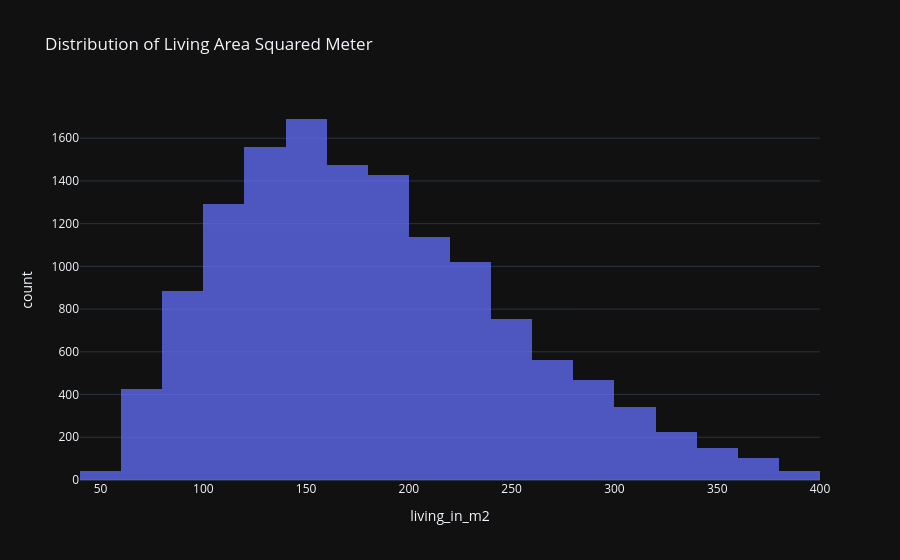

Here is the notebook cell this chart was saved with:
### Code cell
# Create a histogram to visualize the distribution
fig = px.histogram(df, x='living_in_m2', nbins=30, title='Distribution of Living Area Squared Meter',
                   labels={'House Price': 'Price ($)'}, opacity=0.75)

fig.show()

### Figure 1 — Plotly figure (JSON) as saved in the notebook; plotly's stock layout.template omitted (floating-point values rounded to 4 significant figures; data arrays with more than 128 entries replaced by an {"elided": "..."} marker saying what was removed)
{"data": [{"alignmentgroup": "True", "bingroup": "x", "hovertemplate": "living_in_m2=%{x}<br>count=%{y}<extra></extra>", "legendgroup": "", "marker": {"color": "#636efa", "opacity": 0.75, "pattern": {"shape": ""}}, "name": "", "nbinsx": 30, "offsetgroup": "", "orientation": "v", "showlegend": false, "x": {"elided": "13603 float values"}, "xaxis": "x", "yaxis": "y", "type": "histogram"}], "layout": {"xaxis": {"anchor": "y", "domain": [0.0, 1.0], "title": {"text": "living_in_m2"}}, "yaxis": {"anchor": "x", "domain": [0.0, 1.0], "title": {"text": "count"}}, "legend": {"tracegroupgap": 0}, "title": {"text": "Distribution of Living Area Squared Meter"}, "barmode": "relative"}}
